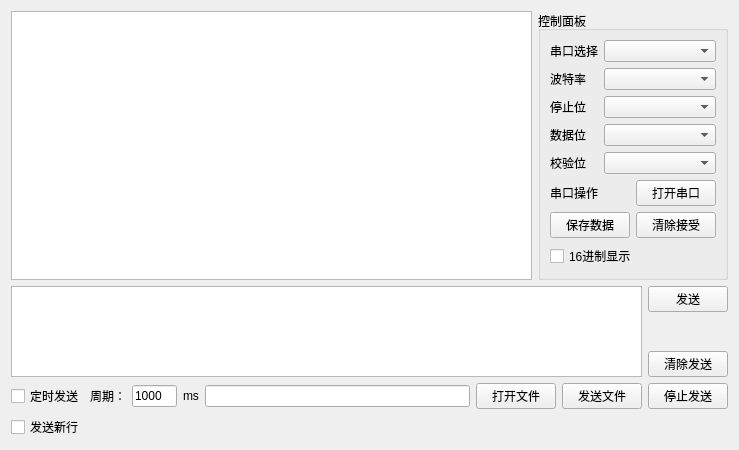
<?xml version="1.0" encoding="UTF-8"?>
<ui version="4.0">
 <class>Widget</class>
 <widget class="QWidget" name="Widget">
  <property name="geometry">
   <rect>
    <x>0</x>
    <y>0</y>
    <width>739</width>
    <height>450</height>
   </rect>
  </property>
  <property name="windowTitle">
   <string>Widget</string>
  </property>
  <layout class="QGridLayout" name="gridLayout_3">
   <item row="0" column="0">
    <widget class="QPlainTextEdit" name="ptxtEditRecv">
     <property name="font">
      <font>
       <family>Arial</family>
       <pointsize>20</pointsize>
      </font>
     </property>
    </widget>
   </item>
   <item row="0" column="1">
    <widget class="QGroupBox" name="groupBox">
     <property name="title">
      <string>控制面板</string>
     </property>
     <layout class="QGridLayout" name="gridLayout">
      <item row="1" column="0">
       <widget class="QLabel" name="label_2">
        <property name="text">
         <string>波特率</string>
        </property>
        <property name="buddy">
         <cstring>cBoxBaudRate</cstring>
        </property>
       </widget>
      </item>
      <item row="1" column="1" colspan="2">
       <widget class="QComboBox" name="cBoxBaudRate"/>
      </item>
      <item row="2" column="0">
       <widget class="QLabel" name="label_3">
        <property name="text">
         <string>停止位</string>
        </property>
        <property name="buddy">
         <cstring>cBoxStopBit</cstring>
        </property>
       </widget>
      </item>
      <item row="0" column="1" colspan="2">
       <widget class="QComboBox" name="cBoxPortSelect"/>
      </item>
      <item row="0" column="0">
       <widget class="QLabel" name="label">
        <property name="text">
         <string>串口选择</string>
        </property>
        <property name="buddy">
         <cstring>cBoxPortSelect</cstring>
        </property>
       </widget>
      </item>
      <item row="2" column="1" colspan="2">
       <widget class="QComboBox" name="cBoxStopBit"/>
      </item>
      <item row="3" column="0">
       <widget class="QLabel" name="label_4">
        <property name="text">
         <string>数据位</string>
        </property>
       </widget>
      </item>
      <item row="4" column="0">
       <widget class="QLabel" name="label_5">
        <property name="text">
         <string>校验位</string>
        </property>
       </widget>
      </item>
      <item row="5" column="2">
       <widget class="QPushButton" name="btnOpenPort">
        <property name="text">
         <string>打开串口</string>
        </property>
       </widget>
      </item>
      <item row="3" column="1" colspan="2">
       <widget class="QComboBox" name="cBoxDataBit"/>
      </item>
      <item row="4" column="1" colspan="2">
       <widget class="QComboBox" name="cBoxParityBit"/>
      </item>
      <item row="6" column="2">
       <widget class="QPushButton" name="btnClearData">
        <property name="text">
         <string>清除接受</string>
        </property>
       </widget>
      </item>
      <item row="7" column="0" colspan="3">
       <widget class="QCheckBox" name="chkBoxHexDisplay">
        <property name="text">
         <string>16进制显示</string>
        </property>
       </widget>
      </item>
      <item row="5" column="0" colspan="2">
       <widget class="QLabel" name="label_6">
        <property name="text">
         <string>串口操作</string>
        </property>
       </widget>
      </item>
      <item row="6" column="0" colspan="2">
       <widget class="QPushButton" name="btnSaveData">
        <property name="text">
         <string>保存数据</string>
        </property>
       </widget>
      </item>
     </layout>
    </widget>
   </item>
   <item row="1" column="0" colspan="2">
    <layout class="QHBoxLayout" name="horizontalLayout_2">
     <item>
      <widget class="QPlainTextEdit" name="ptxtEditSend"/>
     </item>
     <item>
      <layout class="QVBoxLayout" name="verticalLayout">
       <item>
        <widget class="QPushButton" name="btnSend">
         <property name="text">
          <string>发送</string>
         </property>
        </widget>
       </item>
       <item>
        <spacer name="verticalSpacer">
         <property name="orientation">
          <enum>Qt::Vertical</enum>
         </property>
         <property name="sizeHint" stdset="0">
          <size>
           <width>20</width>
           <height>40</height>
          </size>
         </property>
        </spacer>
       </item>
       <item>
        <widget class="QPushButton" name="btnClearSend">
         <property name="text">
          <string>清除发送</string>
         </property>
        </widget>
       </item>
      </layout>
     </item>
    </layout>
   </item>
   <item row="2" column="0" colspan="2">
    <layout class="QGridLayout" name="gridLayout_2">
     <item row="0" column="0">
      <layout class="QHBoxLayout" name="horizontalLayout">
       <item>
        <widget class="QCheckBox" name="chkBoxScheduleSend">
         <property name="text">
          <string>定时发送</string>
         </property>
        </widget>
       </item>
       <item>
        <widget class="QLabel" name="label_7">
         <property name="text">
          <string>周期：</string>
         </property>
        </widget>
       </item>
       <item>
        <widget class="QLineEdit" name="lineEdit">
         <property name="maximumSize">
          <size>
           <width>45</width>
           <height>16777215</height>
          </size>
         </property>
         <property name="text">
          <string>1000</string>
         </property>
        </widget>
       </item>
       <item>
        <widget class="QLabel" name="label_8">
         <property name="text">
          <string>ms</string>
         </property>
        </widget>
       </item>
       <item>
        <widget class="QLineEdit" name="lineEdit_2"/>
       </item>
       <item>
        <widget class="QPushButton" name="btnOpenFile">
         <property name="text">
          <string>打开文件</string>
         </property>
        </widget>
       </item>
       <item>
        <widget class="QPushButton" name="btnSendFile">
         <property name="text">
          <string>发送文件</string>
         </property>
        </widget>
       </item>
       <item>
        <widget class="QPushButton" name="btnStopSend">
         <property name="text">
          <string>停止发送</string>
         </property>
        </widget>
       </item>
      </layout>
     </item>
     <item row="1" column="0">
      <widget class="QCheckBox" name="chkBoxNewLine">
       <property name="text">
        <string>发送新行</string>
       </property>
      </widget>
     </item>
    </layout>
   </item>
  </layout>
 </widget>
 <resources/>
 <connections/>
</ui>
